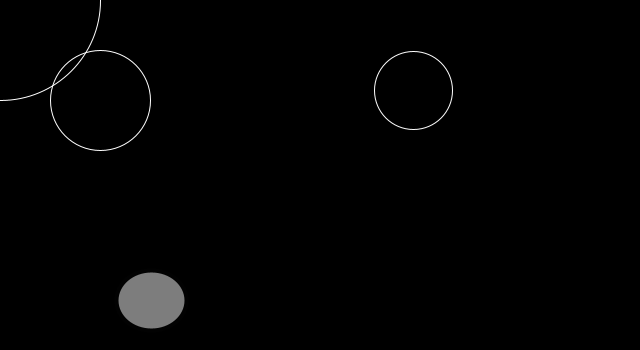
Frame 1 (no input)
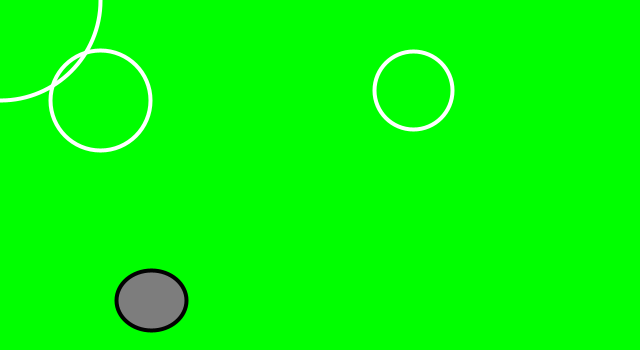
Frame 60 (the mouse pressed at the canvas centre just before this capture)
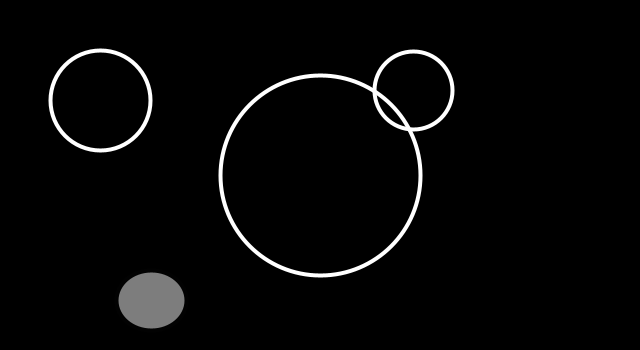
Frame 120 (the mouse held since frame 60 and released just before this capture)

The Processing sketch that drew these frames (run headless with seeded random() and noise(); from frame 60 on, the mouse is pressed at the canvas centre):

// Processing sketch: classes_collision_green_screen2
// ── classes_collision_green_screen2.pde
//needs comments

Particle p1;//3 args
Particle p2; //3 args
Particle p3; //no args
Particle p4; //2 args

void setup() {
  size(640, 350);
  p1 = new Particle(100, 100, 50);
  p2 = new Particle(500, 200, 100);
  p3 = new Particle();
  p4 = new Particle(60, 70);
}

void draw() {
  //draw
  background(0);


//This is the essential addition
if (p1.overlaps(p2)) {
  //note if statement evaluates true or false
  background(0,255,0);
}


p2.x = mouseX;
p2.y = mouseY;

p1.display();
p2.display();
p3.display();
p4.display2();

}

// ── Particle.pde
class Particle {

  float x, y;
  float r;
  float q, t;

  //3 args
  Particle(float tempX, float tempY, float tempR) {
    x = tempX;
    y = tempY;
    r = tempR;
  }

  //no args
  Particle() {
    x = random(width);
    y = random(height);
    r = random(20, 40);
  }

  //two args
  Particle(float tempT, float tempQ) {
    x = random(width);
    y = random(height);
    t = tempT;
    q = tempQ;
  }

  void display() {
    stroke(255);
    noFill();
    ellipse(x, y, r*2, r*2);
  }

  //this is the essential addition
  boolean overlaps(Particle other) {
    float d = dist(x, y, other.x, other.y);
    if (d < r + other.r) {
      return true;
    } else {
      return false;
    }
  }

  void display2() {
    stroke(2);
    strokeWeight(4);
    fill(125);
    ellipse(x, y, q, t);
  }
}
